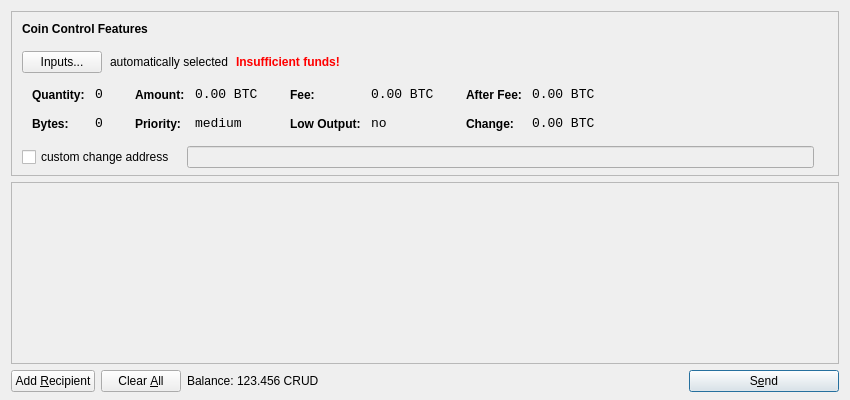
<?xml version="1.0" encoding="UTF-8"?>
<ui version="4.0">
 <class>SendCoinsDialog</class>
 <widget class="QDialog" name="SendCoinsDialog">
  <property name="geometry">
   <rect>
    <x>0</x>
    <y>0</y>
    <width>850</width>
    <height>400</height>
   </rect>
  </property>
  <property name="windowTitle">
   <string>Send Coins</string>
  </property>
  <layout class="QVBoxLayout" name="verticalLayout" stretch="0,1,0">
   <property name="bottomMargin">
    <number>8</number>
   </property>
   <item>
    <widget class="QFrame" name="frameCoinControl">
     <property name="sizePolicy">
      <sizepolicy hsizetype="Expanding" vsizetype="Expanding">
       <horstretch>0</horstretch>
       <verstretch>0</verstretch>
      </sizepolicy>
     </property>
     <property name="maximumSize">
      <size>
       <width>16777215</width>
       <height>16777215</height>
      </size>
     </property>
     <property name="frameShape">
      <enum>QFrame::StyledPanel</enum>
     </property>
     <property name="frameShadow">
      <enum>QFrame::Sunken</enum>
     </property>
     <layout class="QVBoxLayout" name="verticalLayoutCoinControl2">
      <property name="spacing">
       <number>-1</number>
      </property>
      <property name="leftMargin">
       <number>0</number>
      </property>
      <property name="topMargin">
       <number>0</number>
      </property>
      <property name="rightMargin">
       <number>0</number>
      </property>
      <property name="bottomMargin">
       <number>6</number>
      </property>
      <item>
       <layout class="QVBoxLayout" name="verticalLayoutCoinControl" stretch="0,0,0,0,1">
        <property name="spacing">
         <number>0</number>
        </property>
        <property name="leftMargin">
         <number>10</number>
        </property>
        <property name="topMargin">
         <number>10</number>
        </property>
        <item>
         <layout class="QHBoxLayout" name="horizontalLayoutCoinControl1">
          <property name="bottomMargin">
           <number>15</number>
          </property>
          <item>
           <widget class="QLabel" name="labelCoinControlFeatures">
            <property name="sizePolicy">
             <sizepolicy hsizetype="Preferred" vsizetype="Maximum">
              <horstretch>0</horstretch>
              <verstretch>0</verstretch>
             </sizepolicy>
            </property>
            <property name="font">
             <font>
              <weight>75</weight>
              <bold>true</bold>
             </font>
            </property>
            <property name="styleSheet">
             <string notr="true">font-weight:bold;</string>
            </property>
            <property name="text">
             <string>Coin Control Features</string>
            </property>
           </widget>
          </item>
         </layout>
        </item>
        <item>
         <layout class="QHBoxLayout" name="horizontalLayoutCoinControl2" stretch="0,0,0,0">
          <property name="spacing">
           <number>8</number>
          </property>
          <property name="bottomMargin">
           <number>10</number>
          </property>
          <item>
           <widget class="QPushButton" name="pushButtonCoinControl">
            <property name="styleSheet">
             <string notr="true"/>
            </property>
            <property name="text">
             <string>Inputs...</string>
            </property>
           </widget>
          </item>
          <item>
           <widget class="QLabel" name="labelCoinControlAutomaticallySelected">
            <property name="text">
             <string>automatically selected</string>
            </property>
            <property name="margin">
             <number>5</number>
            </property>
           </widget>
          </item>
          <item>
           <widget class="QLabel" name="labelCoinControlInsuffFunds">
            <property name="font">
             <font>
              <weight>75</weight>
              <bold>true</bold>
             </font>
            </property>
            <property name="styleSheet">
             <string notr="true">color:red;font-weight:bold;</string>
            </property>
            <property name="text">
             <string>Insufficient funds!</string>
            </property>
            <property name="margin">
             <number>5</number>
            </property>
           </widget>
          </item>
          <item>
           <spacer name="horizontalSpacerCoinControl">
            <property name="orientation">
             <enum>Qt::Horizontal</enum>
            </property>
            <property name="sizeHint" stdset="0">
             <size>
              <width>40</width>
              <height>1</height>
             </size>
            </property>
           </spacer>
          </item>
         </layout>
        </item>
        <item>
         <widget class="QWidget" name="widgetCoinControl" native="true">
          <property name="sizePolicy">
           <sizepolicy hsizetype="Preferred" vsizetype="Preferred">
            <horstretch>0</horstretch>
            <verstretch>0</verstretch>
           </sizepolicy>
          </property>
          <property name="minimumSize">
           <size>
            <width>0</width>
            <height>0</height>
           </size>
          </property>
          <property name="styleSheet">
           <string notr="true"/>
          </property>
          <layout class="QHBoxLayout" name="horizontalLayoutCoinControl5">
           <property name="margin">
            <number>0</number>
           </property>
           <item>
            <layout class="QHBoxLayout" name="horizontalLayoutCoinControl3" stretch="0,0,0,1">
             <property name="spacing">
              <number>20</number>
             </property>
             <property name="topMargin">
              <number>0</number>
             </property>
             <property name="bottomMargin">
              <number>10</number>
             </property>
             <item>
              <layout class="QFormLayout" name="formLayoutCoinControl1">
               <property name="horizontalSpacing">
                <number>10</number>
               </property>
               <property name="verticalSpacing">
                <number>14</number>
               </property>
               <property name="leftMargin">
                <number>10</number>
               </property>
               <property name="topMargin">
                <number>4</number>
               </property>
               <property name="rightMargin">
                <number>6</number>
               </property>
               <item row="0" column="0">
                <widget class="QLabel" name="labelCoinControlQuantityText">
                 <property name="styleSheet">
                  <string notr="true">font-weight:bold;</string>
                 </property>
                 <property name="text">
                  <string>Quantity:</string>
                 </property>
                 <property name="margin">
                  <number>0</number>
                 </property>
                </widget>
               </item>
               <item row="0" column="1">
                <widget class="QLabel" name="labelCoinControlQuantity">
                 <property name="font">
                  <font>
                   <family>Monospace</family>
                   <pointsize>10</pointsize>
                  </font>
                 </property>
                 <property name="cursor">
                  <cursorShape>IBeamCursor</cursorShape>
                 </property>
                 <property name="contextMenuPolicy">
                  <enum>Qt::ActionsContextMenu</enum>
                 </property>
                 <property name="text">
                  <string notr="true">0</string>
                 </property>
                 <property name="margin">
                  <number>0</number>
                 </property>
                 <property name="textInteractionFlags">
                  <set>Qt::LinksAccessibleByMouse|Qt::TextSelectableByKeyboard|Qt::TextSelectableByMouse</set>
                 </property>
                </widget>
               </item>
               <item row="1" column="0">
                <widget class="QLabel" name="labelCoinControlBytesText">
                 <property name="styleSheet">
                  <string notr="true">font-weight:bold;</string>
                 </property>
                 <property name="text">
                  <string>Bytes:</string>
                 </property>
                </widget>
               </item>
               <item row="1" column="1">
                <widget class="QLabel" name="labelCoinControlBytes">
                 <property name="font">
                  <font>
                   <family>Monospace</family>
                   <pointsize>10</pointsize>
                  </font>
                 </property>
                 <property name="cursor">
                  <cursorShape>IBeamCursor</cursorShape>
                 </property>
                 <property name="contextMenuPolicy">
                  <enum>Qt::ActionsContextMenu</enum>
                 </property>
                 <property name="text">
                  <string notr="true">0</string>
                 </property>
                 <property name="textInteractionFlags">
                  <set>Qt::LinksAccessibleByMouse|Qt::TextSelectableByKeyboard|Qt::TextSelectableByMouse</set>
                 </property>
                </widget>
               </item>
              </layout>
             </item>
             <item>
              <layout class="QFormLayout" name="formLayoutCoinControl2">
               <property name="horizontalSpacing">
                <number>10</number>
               </property>
               <property name="verticalSpacing">
                <number>14</number>
               </property>
               <property name="leftMargin">
                <number>6</number>
               </property>
               <property name="topMargin">
                <number>4</number>
               </property>
               <property name="rightMargin">
                <number>6</number>
               </property>
               <item row="0" column="0">
                <widget class="QLabel" name="labelCoinControlAmountText">
                 <property name="styleSheet">
                  <string notr="true">font-weight:bold;</string>
                 </property>
                 <property name="text">
                  <string>Amount:</string>
                 </property>
                 <property name="margin">
                  <number>0</number>
                 </property>
                </widget>
               </item>
               <item row="0" column="1">
                <widget class="QLabel" name="labelCoinControlAmount">
                 <property name="font">
                  <font>
                   <family>Monospace</family>
                   <pointsize>10</pointsize>
                  </font>
                 </property>
                 <property name="cursor">
                  <cursorShape>IBeamCursor</cursorShape>
                 </property>
                 <property name="contextMenuPolicy">
                  <enum>Qt::ActionsContextMenu</enum>
                 </property>
                 <property name="text">
                  <string notr="true">0.00 BTC</string>
                 </property>
                 <property name="textInteractionFlags">
                  <set>Qt::LinksAccessibleByMouse|Qt::TextSelectableByKeyboard|Qt::TextSelectableByMouse</set>
                 </property>
                </widget>
               </item>
               <item row="1" column="0">
                <widget class="QLabel" name="labelCoinControlPriorityText">
                 <property name="styleSheet">
                  <string notr="true">font-weight:bold;</string>
                 </property>
                 <property name="text">
                  <string>Priority:</string>
                 </property>
                </widget>
               </item>
               <item row="1" column="1">
                <widget class="QLabel" name="labelCoinControlPriority">
                 <property name="font">
                  <font>
                   <family>Monospace</family>
                   <pointsize>10</pointsize>
                  </font>
                 </property>
                 <property name="cursor">
                  <cursorShape>IBeamCursor</cursorShape>
                 </property>
                 <property name="contextMenuPolicy">
                  <enum>Qt::ActionsContextMenu</enum>
                 </property>
                 <property name="text">
                  <string>medium</string>
                 </property>
                 <property name="textInteractionFlags">
                  <set>Qt::LinksAccessibleByMouse|Qt::TextSelectableByKeyboard|Qt::TextSelectableByMouse</set>
                 </property>
                </widget>
               </item>
              </layout>
             </item>
             <item>
              <layout class="QFormLayout" name="formLayoutCoinControl3">
               <property name="horizontalSpacing">
                <number>10</number>
               </property>
               <property name="verticalSpacing">
                <number>14</number>
               </property>
               <property name="leftMargin">
                <number>6</number>
               </property>
               <property name="topMargin">
                <number>4</number>
               </property>
               <property name="rightMargin">
                <number>6</number>
               </property>
               <item row="0" column="0">
                <widget class="QLabel" name="labelCoinControlFeeText">
                 <property name="styleSheet">
                  <string notr="true">font-weight:bold;</string>
                 </property>
                 <property name="text">
                  <string>Fee:</string>
                 </property>
                 <property name="margin">
                  <number>0</number>
                 </property>
                </widget>
               </item>
               <item row="0" column="1">
                <widget class="QLabel" name="labelCoinControlFee">
                 <property name="font">
                  <font>
                   <family>Monospace</family>
                   <pointsize>10</pointsize>
                  </font>
                 </property>
                 <property name="cursor">
                  <cursorShape>IBeamCursor</cursorShape>
                 </property>
                 <property name="contextMenuPolicy">
                  <enum>Qt::ActionsContextMenu</enum>
                 </property>
                 <property name="text">
                  <string notr="true">0.00 BTC</string>
                 </property>
                 <property name="textInteractionFlags">
                  <set>Qt::LinksAccessibleByMouse|Qt::TextSelectableByKeyboard|Qt::TextSelectableByMouse</set>
                 </property>
                </widget>
               </item>
               <item row="1" column="0">
                <widget class="QLabel" name="labelCoinControlLowOutputText">
                 <property name="styleSheet">
                  <string notr="true">font-weight:bold;</string>
                 </property>
                 <property name="text">
                  <string>Low Output:</string>
                 </property>
                </widget>
               </item>
               <item row="1" column="1">
                <widget class="QLabel" name="labelCoinControlLowOutput">
                 <property name="font">
                  <font>
                   <family>Monospace</family>
                   <pointsize>10</pointsize>
                  </font>
                 </property>
                 <property name="cursor">
                  <cursorShape>IBeamCursor</cursorShape>
                 </property>
                 <property name="contextMenuPolicy">
                  <enum>Qt::ActionsContextMenu</enum>
                 </property>
                 <property name="text">
                  <string>no</string>
                 </property>
                 <property name="textInteractionFlags">
                  <set>Qt::LinksAccessibleByMouse|Qt::TextSelectableByKeyboard|Qt::TextSelectableByMouse</set>
                 </property>
                </widget>
               </item>
              </layout>
             </item>
             <item>
              <layout class="QFormLayout" name="formLayoutCoinControl4">
               <property name="horizontalSpacing">
                <number>10</number>
               </property>
               <property name="verticalSpacing">
                <number>14</number>
               </property>
               <property name="leftMargin">
                <number>6</number>
               </property>
               <property name="topMargin">
                <number>4</number>
               </property>
               <property name="rightMargin">
                <number>6</number>
               </property>
               <item row="0" column="0">
                <widget class="QLabel" name="labelCoinControlAfterFeeText">
                 <property name="styleSheet">
                  <string notr="true">font-weight:bold;</string>
                 </property>
                 <property name="text">
                  <string>After Fee:</string>
                 </property>
                 <property name="margin">
                  <number>0</number>
                 </property>
                </widget>
               </item>
               <item row="0" column="1">
                <widget class="QLabel" name="labelCoinControlAfterFee">
                 <property name="font">
                  <font>
                   <family>Monospace</family>
                   <pointsize>10</pointsize>
                  </font>
                 </property>
                 <property name="cursor">
                  <cursorShape>IBeamCursor</cursorShape>
                 </property>
                 <property name="contextMenuPolicy">
                  <enum>Qt::ActionsContextMenu</enum>
                 </property>
                 <property name="text">
                  <string notr="true">0.00 BTC</string>
                 </property>
                 <property name="textInteractionFlags">
                  <set>Qt::LinksAccessibleByMouse|Qt::TextSelectableByKeyboard|Qt::TextSelectableByMouse</set>
                 </property>
                </widget>
               </item>
               <item row="1" column="0">
                <widget class="QLabel" name="labelCoinControlChangeText">
                 <property name="styleSheet">
                  <string notr="true">font-weight:bold;</string>
                 </property>
                 <property name="text">
                  <string>Change:</string>
                 </property>
                </widget>
               </item>
               <item row="1" column="1">
                <widget class="QLabel" name="labelCoinControlChange">
                 <property name="font">
                  <font>
                   <family>Monospace</family>
                   <pointsize>10</pointsize>
                  </font>
                 </property>
                 <property name="cursor">
                  <cursorShape>IBeamCursor</cursorShape>
                 </property>
                 <property name="contextMenuPolicy">
                  <enum>Qt::ActionsContextMenu</enum>
                 </property>
                 <property name="text">
                  <string notr="true">0.00 BTC</string>
                 </property>
                 <property name="textInteractionFlags">
                  <set>Qt::LinksAccessibleByMouse|Qt::TextSelectableByKeyboard|Qt::TextSelectableByMouse</set>
                 </property>
                </widget>
               </item>
              </layout>
             </item>
            </layout>
           </item>
          </layout>
         </widget>
        </item>
        <item>
         <layout class="QHBoxLayout" name="horizontalLayoutCoinControl4" stretch="0,0,0">
          <property name="spacing">
           <number>12</number>
          </property>
          <property name="sizeConstraint">
           <enum>QLayout::SetDefaultConstraint</enum>
          </property>
          <property name="topMargin">
           <number>5</number>
          </property>
          <property name="rightMargin">
           <number>5</number>
          </property>
          <item>
           <widget class="QCheckBox" name="checkBoxCoinControlChange">
            <property name="text">
             <string>custom change address</string>
            </property>
           </widget>
          </item>
          <item>
           <widget class="QLineEdit" name="lineEditCoinControlChange">
            <property name="enabled">
             <bool>false</bool>
            </property>
            <property name="sizePolicy">
             <sizepolicy hsizetype="Expanding" vsizetype="Fixed">
              <horstretch>0</horstretch>
              <verstretch>0</verstretch>
             </sizepolicy>
            </property>
           </widget>
          </item>
          <item>
           <widget class="QLabel" name="labelCoinControlChangeLabel">
            <property name="sizePolicy">
             <sizepolicy hsizetype="Preferred" vsizetype="Expanding">
              <horstretch>0</horstretch>
              <verstretch>0</verstretch>
             </sizepolicy>
            </property>
            <property name="minimumSize">
             <size>
              <width>0</width>
              <height>0</height>
             </size>
            </property>
            <property name="text">
             <string/>
            </property>
            <property name="margin">
             <number>3</number>
            </property>
           </widget>
          </item>
         </layout>
        </item>
        <item>
         <spacer name="verticalSpacerCoinControl">
          <property name="orientation">
           <enum>Qt::Vertical</enum>
          </property>
          <property name="sizeHint" stdset="0">
           <size>
            <width>800</width>
            <height>1</height>
           </size>
          </property>
         </spacer>
        </item>
       </layout>
      </item>
     </layout>
    </widget>
   </item>
   <item>
    <widget class="QScrollArea" name="scrollArea">
     <property name="widgetResizable">
      <bool>true</bool>
     </property>
     <widget class="QWidget" name="scrollAreaWidgetContents">
      <property name="geometry">
       <rect>
        <x>0</x>
        <y>0</y>
        <width>830</width>
        <height>165</height>
       </rect>
      </property>
      <layout class="QVBoxLayout" name="verticalLayout_2">
       <property name="margin">
        <number>0</number>
       </property>
       <item>
        <layout class="QVBoxLayout" name="entries">
         <property name="spacing">
          <number>6</number>
         </property>
        </layout>
       </item>
       <item>
        <spacer name="verticalSpacer">
         <property name="orientation">
          <enum>Qt::Vertical</enum>
         </property>
         <property name="sizeHint" stdset="0">
          <size>
           <width>20</width>
           <height>40</height>
          </size>
         </property>
        </spacer>
       </item>
      </layout>
     </widget>
    </widget>
   </item>
   <item>
    <layout class="QHBoxLayout" name="horizontalLayout">
     <item>
      <widget class="QPushButton" name="addButton">
       <property name="toolTip">
        <string>Send to multiple recipients at once</string>
       </property>
       <property name="text">
        <string>Add &amp;Recipient</string>
       </property>
       <property name="icon">
        <iconset resource="../bitcoin.qrc">
         <normaloff>:/icons/add</normaloff>:/icons/add</iconset>
       </property>
       <property name="autoDefault">
        <bool>false</bool>
       </property>
      </widget>
     </item>
     <item>
      <widget class="QPushButton" name="clearButton">
       <property name="sizePolicy">
        <sizepolicy hsizetype="Minimum" vsizetype="Fixed">
         <horstretch>0</horstretch>
         <verstretch>0</verstretch>
        </sizepolicy>
       </property>
       <property name="toolTip">
        <string>Remove all transaction fields</string>
       </property>
       <property name="text">
        <string>Clear &amp;All</string>
       </property>
       <property name="icon">
        <iconset resource="../bitcoin.qrc">
         <normaloff>:/icons/remove</normaloff>:/icons/remove</iconset>
       </property>
       <property name="autoRepeatDelay">
        <number>300</number>
       </property>
       <property name="autoDefault">
        <bool>false</bool>
       </property>
      </widget>
     </item>
     <item>
      <layout class="QHBoxLayout" name="horizontalLayout_2">
       <property name="spacing">
        <number>3</number>
       </property>
       <item>
        <widget class="QLabel" name="label">
         <property name="text">
          <string>Balance:</string>
         </property>
        </widget>
       </item>
       <item>
        <widget class="QLabel" name="labelBalance">
         <property name="cursor">
          <cursorShape>IBeamCursor</cursorShape>
         </property>
         <property name="text">
          <string>123.456 CRUD</string>
         </property>
         <property name="textInteractionFlags">
          <set>Qt::LinksAccessibleByMouse|Qt::TextSelectableByKeyboard|Qt::TextSelectableByMouse</set>
         </property>
        </widget>
       </item>
      </layout>
     </item>
     <item>
      <spacer name="horizontalSpacer">
       <property name="orientation">
        <enum>Qt::Horizontal</enum>
       </property>
       <property name="sizeHint" stdset="0">
        <size>
         <width>40</width>
         <height>20</height>
        </size>
       </property>
      </spacer>
     </item>
     <item>
      <widget class="QPushButton" name="sendButton">
       <property name="minimumSize">
        <size>
         <width>150</width>
         <height>0</height>
        </size>
       </property>
       <property name="toolTip">
        <string>Confirm the send action</string>
       </property>
       <property name="text">
        <string>S&amp;end</string>
       </property>
       <property name="icon">
        <iconset resource="../bitcoin.qrc">
         <normaloff>:/icons/send</normaloff>:/icons/send</iconset>
       </property>
       <property name="default">
        <bool>true</bool>
       </property>
      </widget>
     </item>
    </layout>
   </item>
  </layout>
 </widget>
 <resources>
  <include location="../bitcoin.qrc"/>
 </resources>
 <connections/>
</ui>
